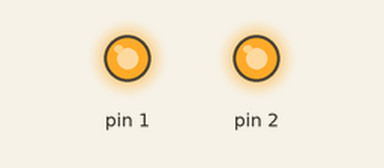
Recording of a sketch running on a simulated Arduino Uno, built with avr-gcc and run on an emulated ATmega328P. Shown: output pins drawn as LEDs (lit = HIGH).

Above: at 0.1 s.
Timing chart, 0 to 1.6 s (numbered marks = the images above):
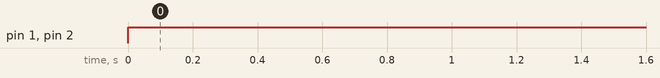

The sketch:

ic_74hc08.ino
```cpp
// C++ code
//
void setup()
{
  pinMode(1, OUTPUT);
  pinMode(2, OUTPUT);
}

void loop()
{
  digitalWrite(1, HIGH);
  digitalWrite(2, HIGH);
}
```

Measured:
- by itself, pin 1, pin 2: LOW → HIGH at 0.00 s
